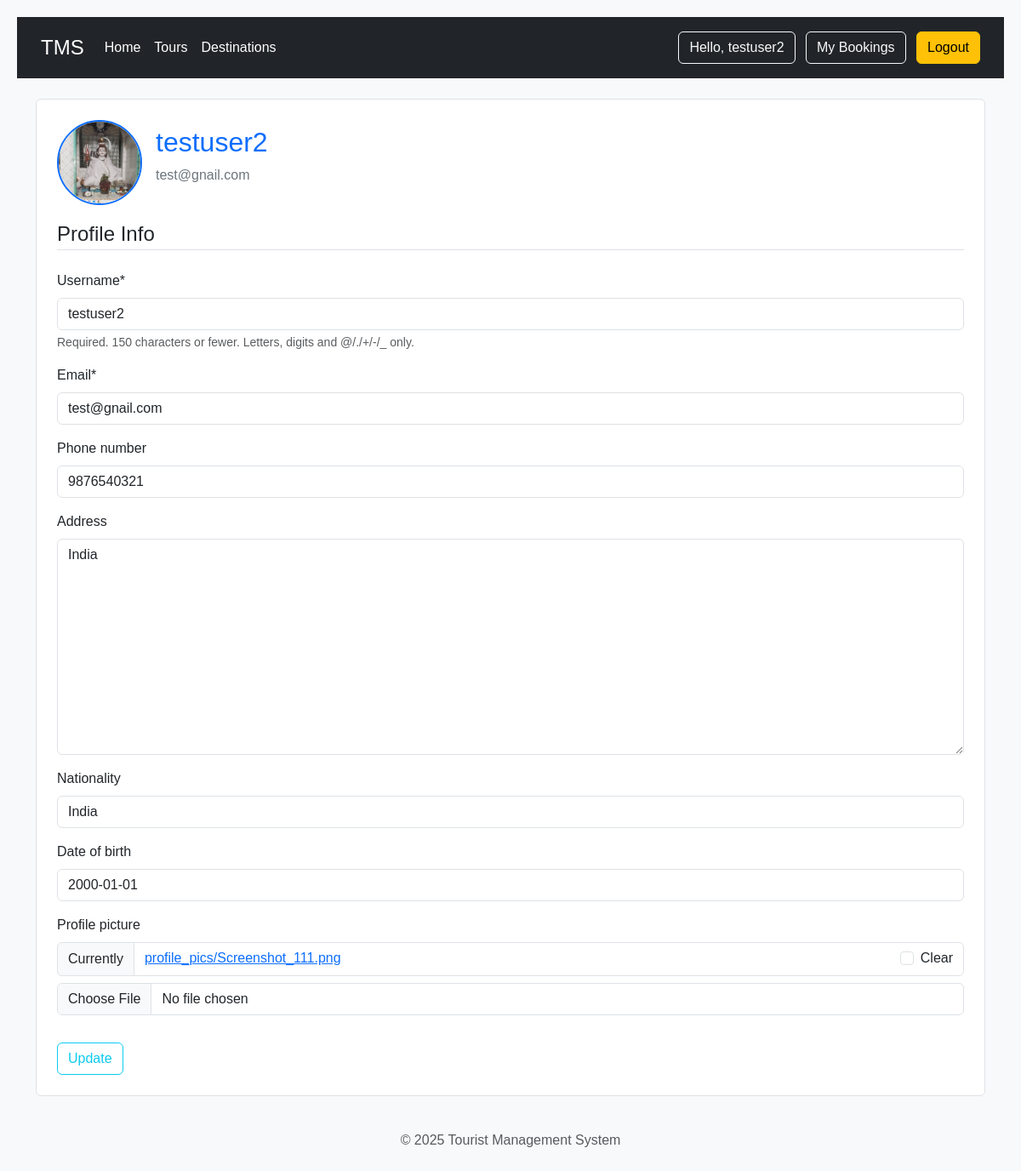
Screenshot of /users/profile/ (signed in) with the database file from the repository.
### users/models.py (models this page shows, shortened)
class UserProfile(models.Model):
    user = models.OneToOneField(User, on_delete=models.CASCADE) # One-to-one link to Django's User
    phone_number = models.CharField(max_length=20, blank=True, null=True)
    address = models.TextField(blank=True, null=True)
    nationality = models.CharField(max_length=100, blank=True, null=True)
    date_of_birth = models.DateField(blank=True, null=True)
    profile_picture = models.ImageField(upload_to='profile_pics/', blank=True, null=True)

### users/views.py (the view)
# urls.py: path('profile/', views.profile, name='profile'),
@login_required # Requires user to be logged in to access this view
def profile(request):
    if request.method == 'POST':
        u_form = UserUpdateForm(request.POST, instance=request.user)
        p_form = ProfileUpdateForm(request.POST,
                                   request.FILES, # For profile picture uploads
                                   instance=request.user.userprofile)
        if u_form.is_valid() and p_form.is_valid():
            u_form.save()
            p_form.save()
            messages.success(request, f'Your account has been updated!')
            return redirect('users:profile') # Redirect back to profile page to show updated info
    else:
        u_form = UserUpdateForm(instance=request.user)
        p_form = ProfileUpdateForm(instance=request.user.userprofile)
    context = {
        'u_form': u_form,
        'p_form': p_form
    }
    return render(request, 'users/profile.html', context)

### users/forms.py
class UserUpdateForm(forms.ModelForm):
    email = forms.EmailField()
    class Meta:
        model = User
        fields = ['username', 'email']

class ProfileUpdateForm(forms.ModelForm):
    class Meta:
        model = UserProfile
        fields = ['phone_number', 'address', 'nationality', 'date_of_birth', 'profile_picture']

### templates/users/profile.html (shortened to what this page needs)
{% extends 'base.html' %}
{% load crispy_forms_tags %}
{% load static %}
{% block content %}
    <div class="content-section">
        <div class="media">
            {% if user.userprofile.profile_picture %}
                <img class="rounded-circle account-img" src="{{ user.userprofile.profile_picture.url }}" style="height:100px; width:100px;">
            {% else %}
                <img class="rounded-circle account-img" src="{% static 'images/default_profile_pic.png' %}" style="height:100px; width:100px;">
            {% endif %}
            <div class="media-body">
                <h2 class="account-heading">{{ user.username }}</h2>
                <p class="text-secondary">{{ user.email }}</p>
            </div>
        </div>
        <form method="POST" enctype="multipart/form-data">
            <fieldset class="form-group">
                <legend class="border-bottom mb-4">Profile Info</legend>
                {{ u_form|crispy }}
                {{ p_form|crispy }}
            </fieldset>
            <div class="form-group">
                <button class="btn btn-outline-info" type="submit">Update</button>
            </div>
        </form>
    </div>
{% endblock %}

### templates/base.html (shortened to what this page needs)
<!DOCTYPE html>
<html lang="en">
<head>
    {% load static %}
    <link href="https://cdn.jsdelivr.net/npm/bootstrap@5.3.3/dist/css/bootstrap.min.css" rel="stylesheet">
    <link rel="stylesheet" href="https://cdnjs.cloudflare.com/ajax/libs/font-awesome/6.5.2/css/all.min.css" />
    <link rel="stylesheet" href="{% static 'css/style.css' %}">
</head>
<body>
    <header class="p-3 bg-dark text-white">
        <nav class="container">
            <div class="d-flex flex-wrap align-items-center justify-content-center justify-content-lg-start">
                <a href="{% url 'home' %}" class="d-flex align-items-center mb-2 mb-lg-0 text-white text-decoration-none fs-4 me-3">TMS</a>
                <ul class="nav col-12 col-lg-auto me-lg-auto mb-2 justify-content-center mb-md-0">
                    <li><a href="{% url 'home' %}" class="nav-link px-2 text-white">Home</a></li>
                    <li><a href="{% url 'tours:tour_list' %}" class="nav-link px-2 text-white">Tours</a></li>
                    <li><a href="{% url 'tours:destination_list' %}" class="nav-link px-2 text-white">Destinations</a></li>
                </ul>
                <div class="text-end">
                    {% if user.is_authenticated %}
                        <a href="{% url 'users:profile' %}" class="btn btn-outline-light me-2">Hello, {{ user.username }}</a>
                        <a href="{% url 'tours:my_bookings' %}" class="btn btn-outline-light me-2">My Bookings</a>
                        <form style="display:inline;" action="{% url 'users:logout' %}" method="post">
                            <button type="submit" class="btn btn-warning">Logout</button>
                        </form>
                    {% else %}
                        <a href="{% url 'users:login' %}" class="btn btn-outline-light me-2">Login</a>
                        <a href="{% url 'users:register' %}" class="btn btn-warning">Register</a>
                    {% endif %}
                </div>
            </div>
        </nav>
    </header>
    <main class="container mt-4">
        {% block content %}
        {% endblock %}
    </main>
    <footer class="py-3 my-4">
        <p class="text-center text-muted">&copy; 2025 Tourist Management System</p>
    </footer>
</body>
</html>

### static/css/style.css (style rules this page uses)
body { font-family: Arial, sans-serif; background-color: #f4f4f4; color: #333; margin: 20px; }
body { font-family: Arial, sans-serif; background-color: #f8f9fa; color: #212529; }
h1, h2, h3 { color: #0d6efd; }
.account-img { width: 100px; height: 100px; object-fit: cover; border-radius: 50%; border: 2px solid #0d6efd; margin-right: 1rem; }
.media { display: flex; align-items: center; margin-bottom: 1rem; }
.content-section { background: #fff; padding: 1.5rem; border: 1px solid #dee2e6; border-radius: 0.375rem; margin-bottom: 1.5rem; }
.form-group button.btn { margin-top: 1rem; }

### rows the page displays
UserProfile: phone_number "9876540321", address "India", nationality "India", date_of_birth "2000-01-01"

### other values shown
{{ user.username }} "testuser2"
{{ user.email }} "test@gnail.com"
